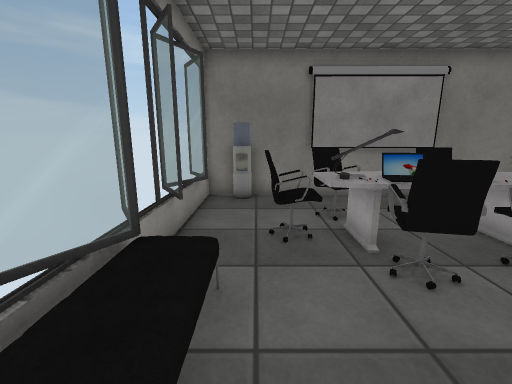
[1] (above)

14 first-person views from a walk through a scene from a Unity 3-D project. The camera is 1.2 m above the floor, tilts 12° down and sees 90° across. Doors are open. The floor is counted in squares, 0.5 m on a side. Each view is taken from the middle of a square. On the plan, view 1 faces up. The plan holds only what a view shows up to about 17 squares ahead; the rest is blank. Some surface patterns are stand-ins.

[2]
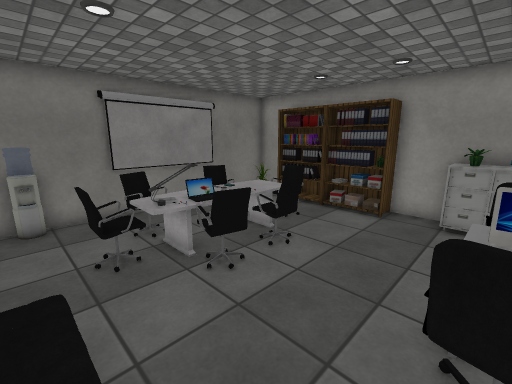

[3]
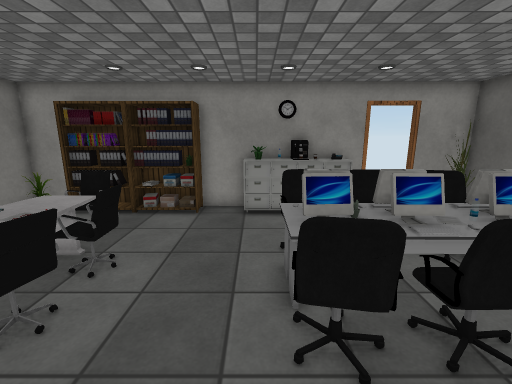

[4]
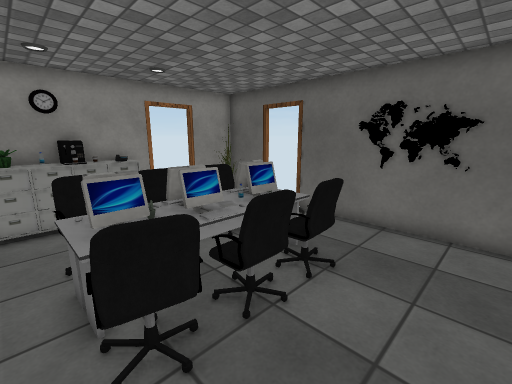

[5]
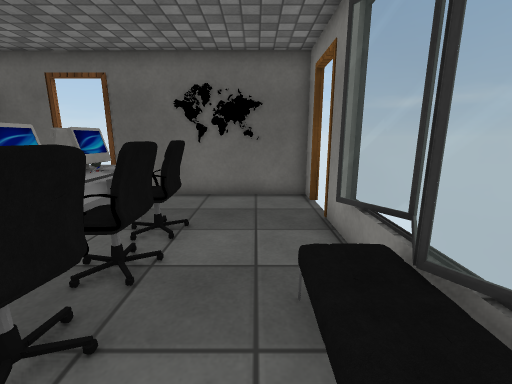

[6]
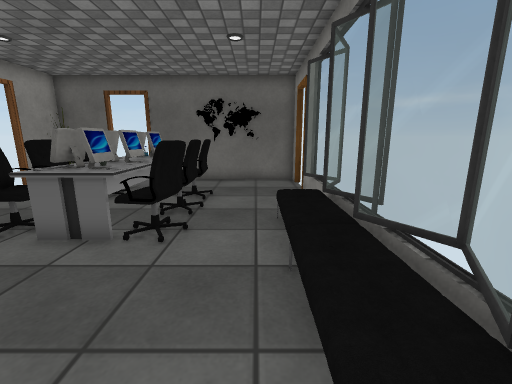

[7]
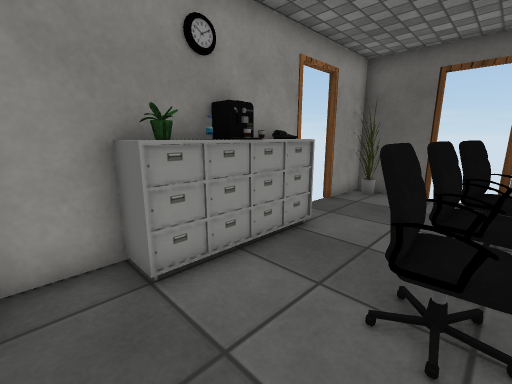

[8]
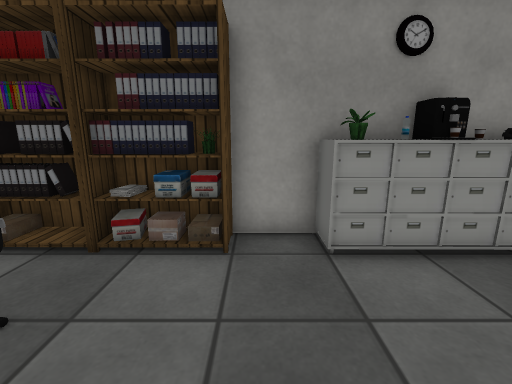

[9]
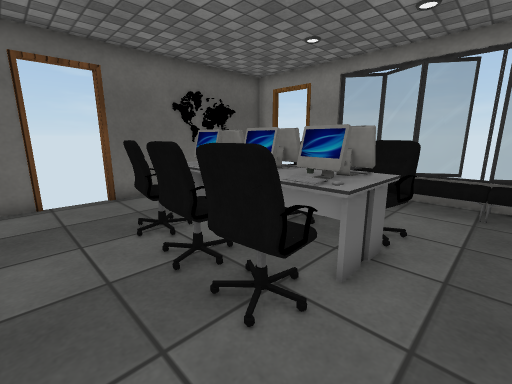

[10]
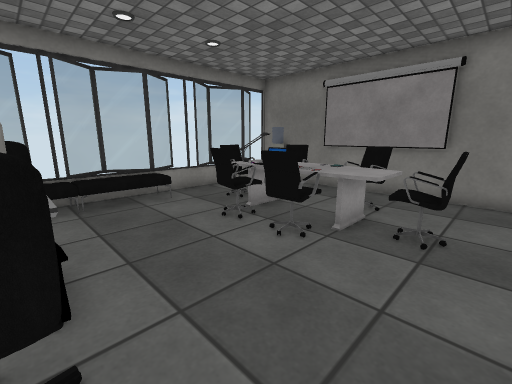

[11]
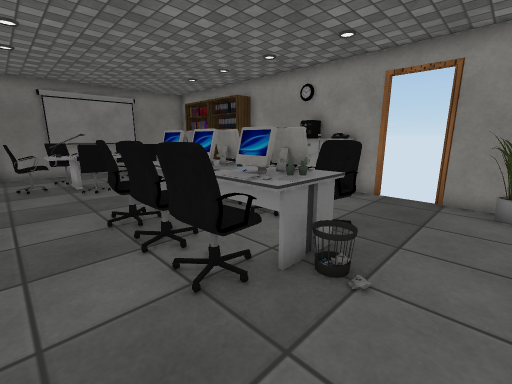

[12]
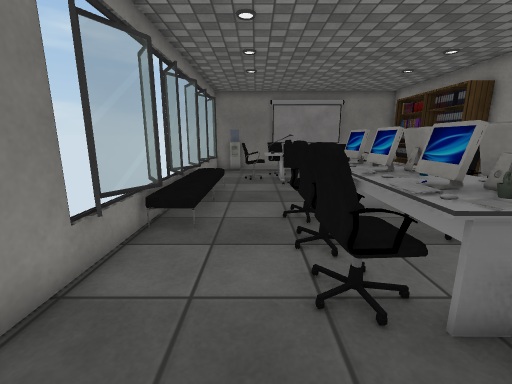

[13]
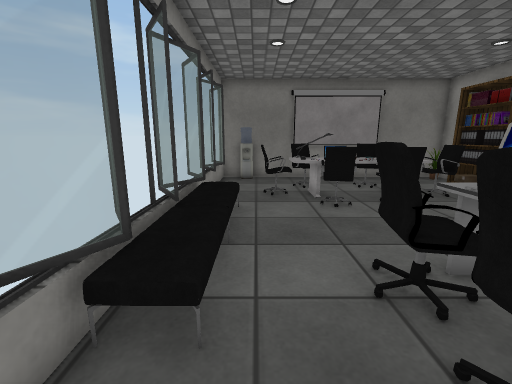

[14]
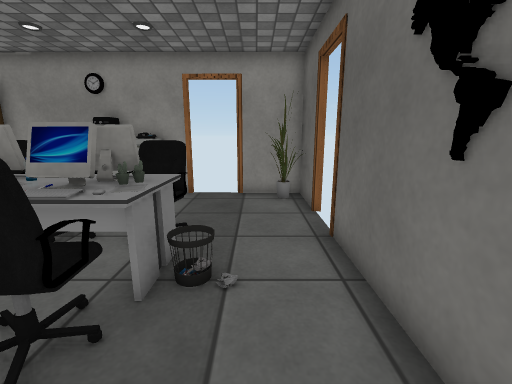

### Floor plan
Key: @ floor where view 1 was taken; # wall or solid block; x gap in a wall; . main floor; : floor 0.5 m higher than the main floor; / step, stairs or slope; D open door; = window, fence, low wall or low ledge; O other object.
Columns run from 3 left of view 1 to 11 right of it. Each row starts with its distance up from view 1.
 11 ########
 10 #=OO..  #######
  9 #=...........O#
  8 #=...OO.OO...O#
  7 #=..OOOO OO .OO
  6 #=.OOOOOOO#O.OO
  5 #x...OO OOOO.OO
  4 #=/..OOOOO...OO
  3  =:..........OO
  2 ##:...........#
  1 #=:...........#
  0 #x:@.........OO
 -1 #=:..OOOO#O..OO
 -2  # ..OOOO O..OO
 -3 =# ..OOOOOO..OO
 -4  =...OOOOOO..OO
 -5  #...O#OOOO...x
 -6  #...##OOOO...D
 -7  D....  ......D
 -8  D............#
 -9  #...........O#
-10  ########xDD###

Positions as (right, up) in squares from view 1, and headings:
1: (0, 0), facing up
2: (-1, -1), facing up-right
3: (-1, 0), facing right
4: (-1, 0), facing down-right
5: (0, 1), facing down
6: (0, 5), facing down
7: (6, 2), facing down-right
8: (5, 2), facing right
9: (9, 1), facing down-left
10: (9, -1), facing up-left
11: (0, -9), facing up-right
12: (1, -9), facing up
13: (0, -5), facing up
14: (0, -8), facing right
